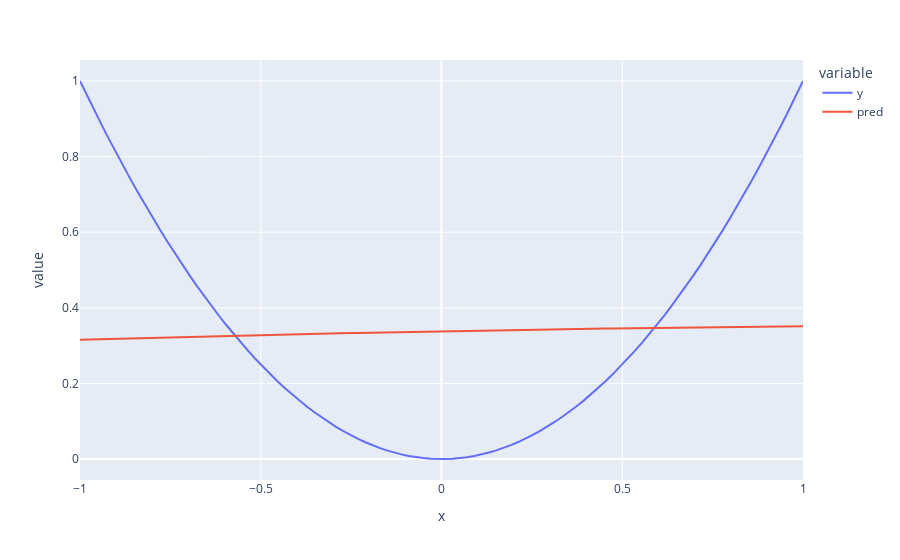

Notebook code for this chart:
### Code cell
px.line(data, x='x', y=['y', 'pred'])
